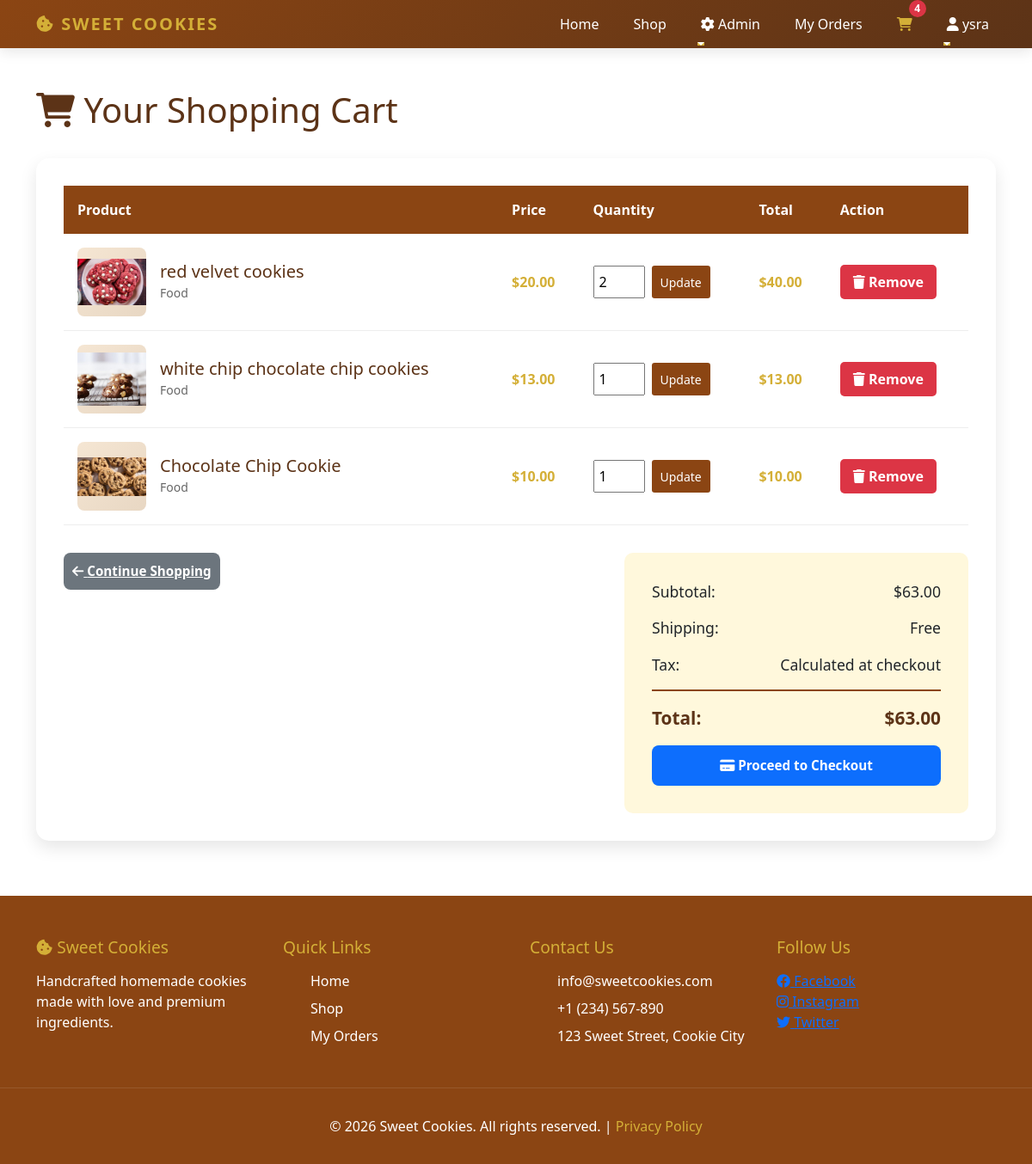
The app's page /cart/ (signed in) with its own data.
### homepage/models.py (models this page shows, shortened)
class CartItem(models.Model):
    cart = models.ForeignKey(Cart, on_delete=models.CASCADE, related_name='items')
    product = models.ForeignKey(Product, on_delete=models.CASCADE)
    quantity = models.IntegerField(default=1, validators=[MinValueValidator(1)])
    added_at = models.DateTimeField(auto_now_add=True)
    def get_total(self):
        return self.product.price * self.quantity

class Product(models.Model):
    SHAPE_CHOICES = (
        ('round', 'Round'),
        ('square', 'Square'),
        ('heart', 'Heart'),
        ('custom', 'Custom'),
    )
    name = models.CharField(max_length=200)
    category = models.ForeignKey(Category, on_delete=models.CASCADE, related_name='products')
    description = models.TextField()
    price = models.DecimalField(max_digits=10, decimal_places=2, validators=[MinValueValidator(Decimal('0.01'))])
    image = models.ImageField(upload_to='products/', blank=True, null=True)
    stock = models.IntegerField(default=0, validators=[MinValueValidator(0)])
    shape = models.CharField(max_length=20, choices=SHAPE_CHOICES, default='round')
    ingredients = models.TextField(help_text="List main ingredients")
    allergens = models.CharField(max_length=500, blank=True, help_text="e.g., Contains peanuts, dairy")
    created_at = models.DateTimeField(auto_now_add=True)
    updated_at = models.DateTimeField(auto_now=True)
    is_featured = models.BooleanField(default=False)
    class Meta:
        ordering = ['-created_at']

class Category(models.Model):
    name = models.CharField(max_length=200, unique=True)
    description = models.TextField(blank=True)
    class Meta:
        verbose_name_plural = 'Categories'

class Cart(models.Model):
    user = models.OneToOneField(User, on_delete=models.CASCADE)
    created_at = models.DateTimeField(auto_now_add=True)
    updated_at = models.DateTimeField(auto_now=True)
    def get_total(self):
        return sum(item.get_total() for item in self.items.all())
    def get_item_count(self):
        return sum(item.quantity for item in self.items.all())

### homepage/views.py (the view)
# urls.py: path('cart/', views.view_cart, name='view_cart'),
@login_required
def view_cart(request):
    cart, created = Cart.objects.get_or_create(user=request.user)
    context = {
        'cart': cart
    }
    return render(request, 'homepage/cart.html', context)

### homepage/templates/homepage/cart.html (shortened to what this page needs)
{% extends 'homepage/base.html' %}
{% load static %}
{% block content %}
    <div class="container my-5">
        <h1 style="color: #5C3317; margin-bottom: 2rem;">
            <i class="fas fa-shopping-cart"></i> Your Shopping Cart
        </h1>
        {% if cart.items.all %}
            <div class="cart-section">
                <table class="cart-table">
                    <thead>
                        <tr>
                            <th>Product</th>
                            <th>Price</th>
                            <th>Quantity</th>
                            <th>Total</th>
                            <th>Action</th>
                        </tr>
                    </thead>
                    <tbody>
                        {% for item in cart.items.all %}
                            <tr>
                                <td>
                                    <div style="display: flex; align-items: center; gap: 1rem;">
                                        <div class="cart-item-image">
                                            {% if item.product.image %}
                                                <img src="{{ item.product.image.url }}" alt="{{ item.product.name }}">
                                            {% else %}
                                                <i class="fas fa-cookie-bite" style="font-size: 2rem; color: #8B4513;"></i>
                                            {% endif %}
                                        </div>
                                        <div>
                                            <h5 style="margin: 0; color: #5C3317;">{{ item.product.name }}</h5>
                                            <small style="color: #666;">{{ item.product.category.name }}</small>
                                        </div>
                                    </div>
                                </td>
                                <td style="color: #D4AF37; font-weight: bold;">${{ item.product.price }}</td>
                                <td>
                                    <form method="POST" action="{% url 'update_cart' item.id %}" style="display: flex; gap: 0.5rem;">
                                        <input type="number" name="quantity" value="{{ item.quantity }}" min="1" max="{{ item.product.stock }}" style="width: 60px; padding: 5px;">
                                        <button type="submit" class="btn btn-sm" style="background: #8B4513; color: white; border: none; padding: 5px 10px;">Update</button>
                                    </form>
                                </td>
                                <td style="color: #D4AF37; font-weight: bold;">${{ item.get_total }}</td>
                                <td>
                                    <form method="POST" action="{% url 'remove_from_cart' item.id %}" style="display: inline;">
                                        <button type="submit" class="btn-danger">
                                            <i class="fas fa-trash"></i> Remove
                                        </button>
                                    </form>
                                </td>
                            </tr>
                        {% endfor %}
                    </tbody>
                </table>
                <div class="row mt-4">
                    <div class="col-md-6">
                        <a href="{% url 'shop' %}" class="btn-secondary" style="display: inline-block;">
                            <i class="fas fa-arrow-left"></i> Continue Shopping
                        </a>
                    </div>
                    <div class="col-md-6">
                        <div class="cart-summary">
                            <div class="summary-row">
                                <span>Subtotal:</span>
                                <span>${{ cart.get_total }}</span>
                            </div>
                            <div class="summary-row">
                                <span>Shipping:</span>
                                <span>Free</span>
                            </div>
                            <div class="summary-row">
                                <span>Tax:</span>
                                <span>Calculated at checkout</span>
                            </div>
                            <div class="summary-row total">
                                <span>Total:</span>
                                <span>${{ cart.get_total }}</span>
                            </div>
                            <a href="{% url 'checkout' %}" class="btn-primary" style="display: block; text-align: center; width: 100%; padding: 12px; margin-top: 1rem; text-decoration: none;">
                                <i class="fas fa-credit-card"></i> Proceed to Checkout
                            </a>
                        </div>
                    </div>
                </div>
            </div>
        {% endif %}
    </div>
{% endblock %}

### homepage/templates/homepage/base.html (shortened to what this page needs)
{% load static %}
<!DOCTYPE html>
<html lang="en">
<head>
    <link rel="stylesheet" href="{% static 'css/style.css' %}">
    <link rel="stylesheet" href="https://cdn.jsdelivr.net/npm/bootstrap@5.1.3/dist/css/bootstrap.min.css">
    <link rel="stylesheet" href="https://cdnjs.cloudflare.com/ajax/libs/font-awesome/6.0.0/css/all.min.css">
</head>
<body>
    <nav class="navbar navbar-expand-lg navbar-dark">
        <div class="container">
            <a class="navbar-brand" href="{% url 'home' %}">
                <i class="fas fa-cookie-bite"></i> Sweet Cookies
            </a>
            <div class="collapse navbar-collapse" id="navbarNav">
                <ul class="navbar-nav ms-auto">
                    <li class="nav-item">
                        <a class="nav-link" href="{% url 'home' %}">Home</a>
                    </li>
                    <li class="nav-item">
                        <a class="nav-link" href="{% url 'shop' %}">Shop</a>
                    </li>
                    {% if user.is_authenticated %}
                        {% if user.is_superuser or user.is_staff %}
                            <li class="nav-item dropdown">
                                <a class="nav-link dropdown-toggle" href="#" id="adminDropdown" role="button" data-bs-toggle="dropdown">
                                    <i class="fas fa-cog"></i> Admin
                                </a>
                            </li>
                        {% endif %}
                        <li class="nav-item">
                            <a class="nav-link" href="{% url 'my_orders' %}">My Orders</a>
                        </li>
                        <li class="nav-item">
                            <a class="nav-link cart-icon" href="{% url 'view_cart' %}">
                                <i class="fas fa-shopping-cart"></i>
                                {% with cart_count=request.user.cart.get_item_count %}
                                    {% if cart_count > 0 %}
                                        <span class="cart-count">{{ cart_count }}</span>
                                    {% endif %}
                                {% endwith %}
                            </a>
                        </li>
                        <li class="nav-item dropdown">
                            <a class="nav-link dropdown-toggle" href="#" id="userDropdown" role="button" data-bs-toggle="dropdown">
                                <i class="fas fa-user"></i> {{ user.username }}
                            </a>
                        </li>
                    {% endif %}
                </ul>
            </div>
        </div>
    </nav>
    <div class="main-content">
        {% block content %}{% endblock %}
    </div>
    <footer>
        <div class="container footer-content">
            <div class="footer-section">
                <h4><i class="fas fa-cookie-bite"></i> Sweet Cookies</h4>
                <p>Handcrafted homemade cookies made with love and premium ingredients.</p>
            </div>
            <div class="footer-section">
                <h4>Quick Links</h4>
                <ul class="footer-links">
                    <li><a href="{% url 'home' %}">Home</a></li>
                    <li><a href="{% url 'shop' %}">Shop</a></li>
                    <li><a href="{% url 'my_orders' %}">My Orders</a></li>
                </ul>
            </div>
            <div class="footer-section">
                <h4>Contact Us</h4>
                <ul class="footer-links">
                    <li><a href="mailto:info@sweetcookies.com">info@sweetcookies.com</a></li>
                    <li><a href="tel:+1234567890">+1 (234) 567-890</a></li>
                    <li>123 Sweet Street, Cookie City</li>
                </ul>
            </div>
            <div class="footer-section">
                <h4>Follow Us</h4>
                <div>
                    <a href="#" class="footer-links"><i class="fab fa-facebook"></i> Facebook</a><br>
                    <a href="#" class="footer-links"><i class="fab fa-instagram"></i> Instagram</a><br>
                    <a href="#" class="footer-links"><i class="fab fa-twitter"></i> Twitter</a>
                </div>
            </div>
        </div>
        <div class="footer-bottom">
            <p>&copy; 2026 Sweet Cookies. All rights reserved. | <a href="#" style="color: #D4AF37; text-decoration: none;">Privacy Policy</a></p>
        </div>
    </footer>
</body>
</html>

### homepage/static/css/style.css (style rules this page uses)
* { margin: 0; padding: 0; box-sizing: border-box; }
:root { --primary-color: #D4AF37; --secondary-color: #8B4513; --dark-brown: #5C3317; --light-bg: #FFF8DC; --white: #FFFFFF; --text-dark: #333333; --text-light: #666666; --success: #28a745; --danger: #dc3545; --warning: #ffc107; }
body { font-family: 'Segoe UI', Tahoma, Geneva, Verdana, sans-serif; line-height: 1.6; color: var(--text-dark); background-color: var(--light-bg); }
html { scroll-behavior: smooth; }
.navbar { background: linear-gradient(135deg, var(--secondary-color) 0%, var(--dark-brown) 100%); padding: 1rem 0; box-shadow: 0 4px 15px rgba(0, 0, 0, 0.1); position: sticky; top: 0; z-index: 1000; }
.navbar-brand { font-size: 1.8rem; font-weight: bold; color: var(--primary-color) !important; text-transform: uppercase; letter-spacing: 2px; }
.nav-link { color: var(--white) !important; margin-left: 1.5rem; font-weight: 500; transition: color 0.3s ease; position: relative; }
.nav-link::after { content: ''; position: absolute; bottom: -5px; left: 0; width: 0; height: 2px; background-color: var(--primary-color); transition: width 0.3s ease; }
.cart-icon { position: relative; color: var(--primary-color) !important; }
.cart-count { position: absolute; top: -8px; right: -8px; background: var(--danger); color: var(--white); border-radius: 50%; width: 20px; height: 20px; display: flex; align-items: center; justify-content: center; font-size: 0.75rem; font-weight: bold; }
.btn-primary, .btn-secondary { flex: 1; padding: 10px; border: none; border-radius: 8px; font-weight: bold; cursor: pointer; transition: all 0.3s ease; font-size: 0.95rem; }
.btn-primary { background: var(--primary-color); color: var(--dark-brown); }
.btn-secondary { background: var(--secondary-color); color: var(--white); }
.btn-danger { background: var(--danger); color: var(--white); padding: 8px 15px; border: none; border-radius: 5px; cursor: pointer; font-weight: bold; }
.cart-section { background: var(--white); border-radius: 15px; padding: 2rem; margin: 2rem 0; box-shadow: 0 8px 20px rgba(0, 0, 0, 0.1); }
.cart-table { width: 100%; border-collapse: collapse; margin-bottom: 2rem; }
.cart-table thead { background: var(--secondary-color); color: var(--white); }
.cart-table th { padding: 1rem; text-align: left; font-weight: bold; }
.cart-table td { padding: 1rem; border-bottom: 1px solid #eee; }
.cart-item-image { width: 80px; height: 80px; background: linear-gradient(135deg, #f5e6d3 0%, #e8d7c3 100%); border-radius: 8px; display: flex; align-items: center; justify-content: center; }
.cart-item-image img { max-width: 100%; max-height: 100%; }
.cart-summary { background: var(--light-bg); border-radius: 10px; padding: 2rem; max-width: 400px; margin-left: auto; }
.summary-row { display: flex; justify-content: space-between; margin-bottom: 1rem; font-size: 1.1rem; }
.summary-row.total { font-weight: bold; color: var(--dark-brown); font-size: 1.3rem; border-top: 2px solid var(--secondary-color); padding-top: 1rem; }
footer { background: var(--secondary-color); color: var(--white); padding: 3rem 0 1rem; margin-top: 4rem; }
.footer-content { display: grid; grid-template-columns: repeat(auto-fit, minmax(200px, 1fr)); gap: 2rem; margin-bottom: 2rem; }
.footer-section h4 { font-size: 1.2rem; margin-bottom: 1rem; color: var(--primary-color); }
.footer-links { list-style: none; }
.footer-links li { margin-bottom: 0.5rem; }
.footer-links a { color: var(--white); text-decoration: none; transition: color 0.3s ease; }
.footer-bottom { text-align: center; padding-top: 2rem; border-top: 1px solid rgba(255, 255, 255, 0.1); }

### records on screen
CartItem: product.image (picture), product.name "red velvet cookies", product.category.name "Food", product.price "20.00", quantity "2", get_total "40.00"
CartItem: product.image (picture), product.name "white chip chocolate chip cookies", product.category.name "Food", product.price "13.00", quantity "1", get_total "13.00"
CartItem: product.image (picture), product.name "Chocolate Chip Cookie", product.category.name "Food", product.price "10.00", quantity "1", get_total "10.00"
Cart: get_total "63.00"

### other values on screen
{{ cart_count }} "4"
{{ user.username }} "ysra"
